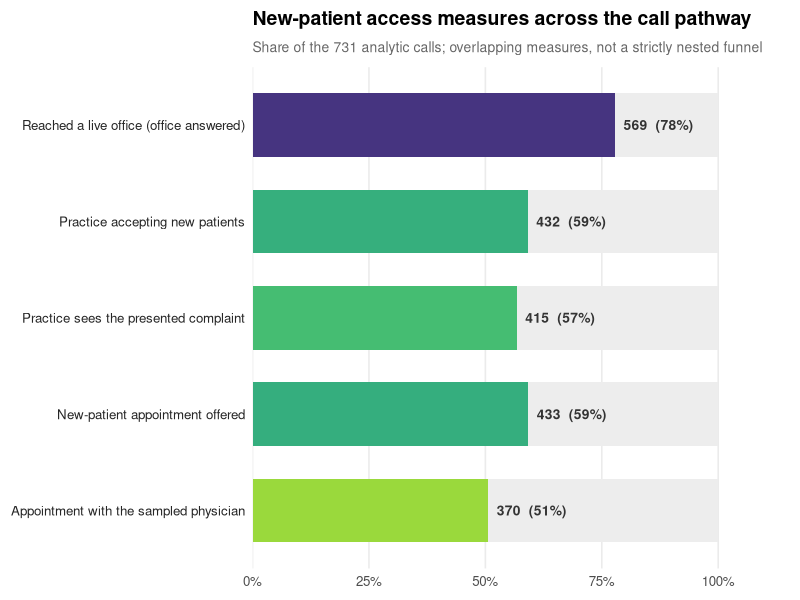

Reproduce this figure in R.
#!/usr/bin/env Rscript
# =============================================================================
# Secondary access measures ("access cascade") for the ENT mystery-caller study.
#
# The primary model reports two outcomes (appointment OFFER, business-day WAIT).
# The call log also captured several intermediate access constructs that
# comparator simulated-patient studies treat as distinct dimensions (Campbell
# 2013; Wilkinson 2018; Hodson 2025; Pollack 2016): reachability, new-patient
# acceptance (with itemized refusal reasons), whether the practice sees the
# presented complaint, and -- among offers -- whether the appointment was with
# the sampled physician or a redirect. This script summarizes them.
#
# Output: model_output/supp/S10_access_cascade.csv          (table)
#         model_output/supp/figS6_access_cascade.png         (access-measures figure)
# =============================================================================

suppressPackageStartupMessages(library(ggplot2))
OUT <- "model_output"; SUPP <- file.path(OUT, "supp")
dir.create(SUPP, showWarnings = FALSE, recursive = TRUE)

d <- read.csv("data/processed/ent_phase2_enriched.csv", colClasses = "character", check.names = FALSE)
d <- d[d$complete == "Complete" & d$ent_type != "" & !is.na(d$ent_type), ]
N <- nrow(d)
pct <- function(x) sprintf("%.1f", 100 * x)

# ---- access-cascade measures (proportion of the analytic sample) ------------
reach   <- sum(d$office_answered == "TRUE", na.rm = TRUE)
accept  <- sum(d$new_patient_status == "Accepting", na.rm = TRUE)
sees    <- sum(d$sees_chief_complaint == "Yes", na.rm = TRUE)
offered <- sum(d$appointment_offered == "TRUE", na.rm = TRUE)
w_samp  <- sum(d$appointment_outcome == "With sampled physician", na.rm = TRUE)

cascade <- data.frame(
  group = "Access cascade (% of analytic sample)",
  measure = c("Reached a live office (office answered)",
              "Practice accepting new patients",
              "Practice sees the presented complaint",
              "New-patient appointment offered",
              "Appointment with the sampled physician"),
  n = c(reach, accept, sees, offered, w_samp),
  denom = N, stringsAsFactors = FALSE)

# ---- reasons a practice was not accepting new patients ----------------------
reasons <- table(factor(d$new_patient_status))
reasons <- reasons[grepl("^Not accepting", names(reasons))]
non_acc <- sum(reasons)
reason_df <- data.frame(
  group = "Reasons not accepting new patients (% of non-accepting)",
  measure = sub("^Not accepting: ", "", names(reasons)),
  n = as.integer(reasons), denom = non_acc, stringsAsFactors = FALSE)

# ---- among appointment offers: whom the appointment was with ----------------
who <- table(factor(d$appointment_outcome))
who <- who[c("With sampled physician", "With different physician", "With APP only")]
who[is.na(who)] <- 0
who_df <- data.frame(
  group = "Whom the appointment was with (% of offers)",
  measure = c("Sampled physician", "A different physician", "Advanced practice provider only"),
  n = as.integer(who), denom = offered, stringsAsFactors = FALSE)

tab <- rbind(cascade, reason_df, who_df)
tab$pct <- pct(tab$n / tab$denom)
tab <- tab[, c("group", "measure", "n", "denom", "pct")]
names(tab) <- c("Group", "Measure", "n", "Denominator", "%")
write.csv(tab, file.path(SUPP, "S10_access_cascade.csv"), row.names = FALSE)
cat("Wrote S10_access_cascade.csv\n"); print(tab, row.names = FALSE)

# ---- funnel figure ----------------------------------------------------------
fig <- cascade
fig$measure <- factor(fig$measure, levels = rev(fig$measure))
fig$p <- 100 * fig$n / fig$denom
g <- ggplot(fig, aes(p, measure, fill = p)) +
  # faint full-width track behind each bar for a funnel feel
  geom_col(aes(x = 100), fill = "grey93", width = 0.66) +
  geom_col(width = 0.66) +
  geom_text(aes(label = sprintf("%d  (%.0f%%)", n, p)), hjust = -0.12,
            size = 3.5, fontface = "bold", colour = "grey20") +
  scale_fill_viridis_c(option = "D", direction = -1, begin = 0.15, end = 0.85,
                       guide = "none") +
  scale_x_continuous(limits = c(0, 100), breaks = seq(0, 100, 25),
                     labels = function(x) paste0(x, "%"),
                     expand = expansion(mult = c(0, 0.14))) +
  labs(x = NULL, y = NULL,
       title = "New-patient access measures across the call pathway",
       subtitle = sprintf("Share of the %d analytic calls; overlapping measures, not a strictly nested funnel", N)) +
  theme_minimal(base_size = 12) +
  theme(
    panel.grid.major.y = element_blank(),
    panel.grid.minor   = element_blank(),
    panel.grid.major.x = element_line(colour = "grey92"),
    axis.text.y  = element_text(colour = "grey15"),
    plot.title    = element_text(face = "bold", size = 14),
    plot.subtitle = element_text(colour = "grey40", size = 10,
                                 margin = margin(t = 2, b = 8)),
    plot.margin   = margin(8, 12, 8, 8))
ggsave(file.path(SUPP, "figS6_access_cascade.png"), g, width = 8.6, height = 3.9, dpi = 200)
cat("Wrote figS6_access_cascade.png\n")
